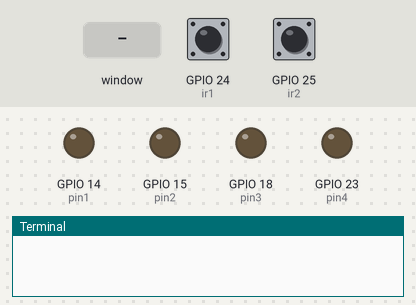
A program run on a simulated Raspberry Pi (BCM pin numbers). Parts: output pins drawn as LEDs (lit = HIGH), the last lines printed to the terminal. Inputs (shaded band) come from the test bench; at power-on: GPIO 24 (ir1) HIGH, GPIO 25 (ir2) HIGH. The desktop window is not drawn, its controls go by their first labels and the mouse button is held 0.15 s.

Above: at 1.2 s.
1.3 s: control labelled "clocwise" in the window clicked
At 2.4 s:
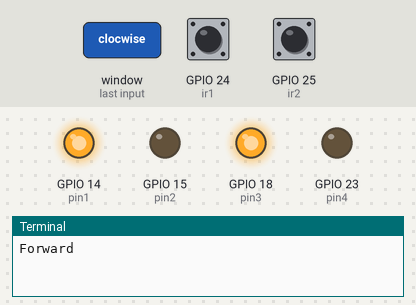
2.8 s: control labelled "anticlockwise" in the window clicked
At 3.5 s:
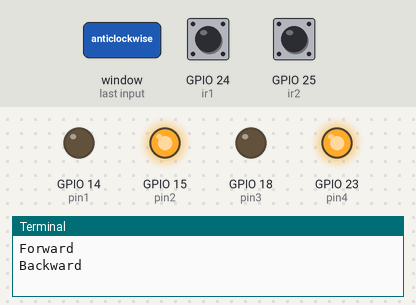
Timing chart, 0 to 5.8 s (numbered marks = the images above; inputs shaded):
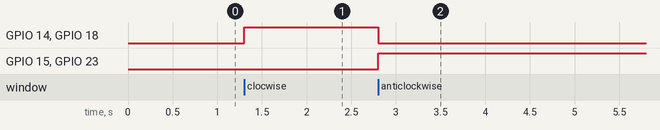

Measured:
- after the input at 1.3 s, GPIO 14 (pin1), GPIO 18 (pin3): LOW → HIGH at once
- after the input at 2.8 s, GPIO 14 (pin1), GPIO 18 (pin3): HIGH → LOW at once; GPIO 15 (pin2), GPIO 23 (pin4): LOW → HIGH at once

The program:

robocar_using_GUI.py
```python
import RPi.GPIO as G
from Tkinter import *
root=Tk()
root.title("Fan Rotation")
root.configure(bg="black")
root.geometry("240x120")

G.setmode(G.BCM)
G.setwarnings(False)
G.setup(14,G.OUT)
G.setup(15,G.OUT)
G.setup(18,G.OUT)
G.setup(23,G.OUT)
G.setup(24,G.IN)
G.setup(25,G.IN)


pin1=14
pin2=15
pin3=18
pin4=23
ir1=G.input(24)
ir2=G.input(25)

def forward():
	G.output(pin1,1)
	G.output(pin2,0)
	G.output(pin3,1)
	G.output(pin4,0)
	print('Forward')

def backward():
	G.output(pin1,0)
	G.output(pin2,1)
	G.output(pin3,0)
	G.output(pin4,1)
	print('Backward')

def stop():
	G.output(pin1,0)
	G.output(pin2,0)
	G.output(pin3,0)
	G.output(pin4,0)
def right():
	G.output(pin1,1)
	G.output(pin2,0)
	G.output(pin3,0)
	G.output(pin4,0)
def left():
	G.output(pin1,0)
	G.output(pin2,0)
	G.output(pin3,1)
	G.output(pin4,0)
"""
while True:
	ir1=G.input(24)
	ir2=G.input(25)
	if(ir1==1 and ir2==0):
		forward()
		print('Forward')

	elif(ir1==0 and ir2==1):
		backward()
		print('Backward')
	elif(ir1==0 and ir2==0):
		stop()
		print('Stop')
	elif(ir1==1 and ir2==1):
		print('error')
"""

btn=Button(root,text="clocwise",width=10,bg="silver",fg="black",command=forward)
btn.grid(row=1,column=1)
btn=Button(root,text="anticlockwise",width=10,bg="silver",fg="black",command=backward)
btn.grid(row=1, column=2)


root.mainloop()
```
